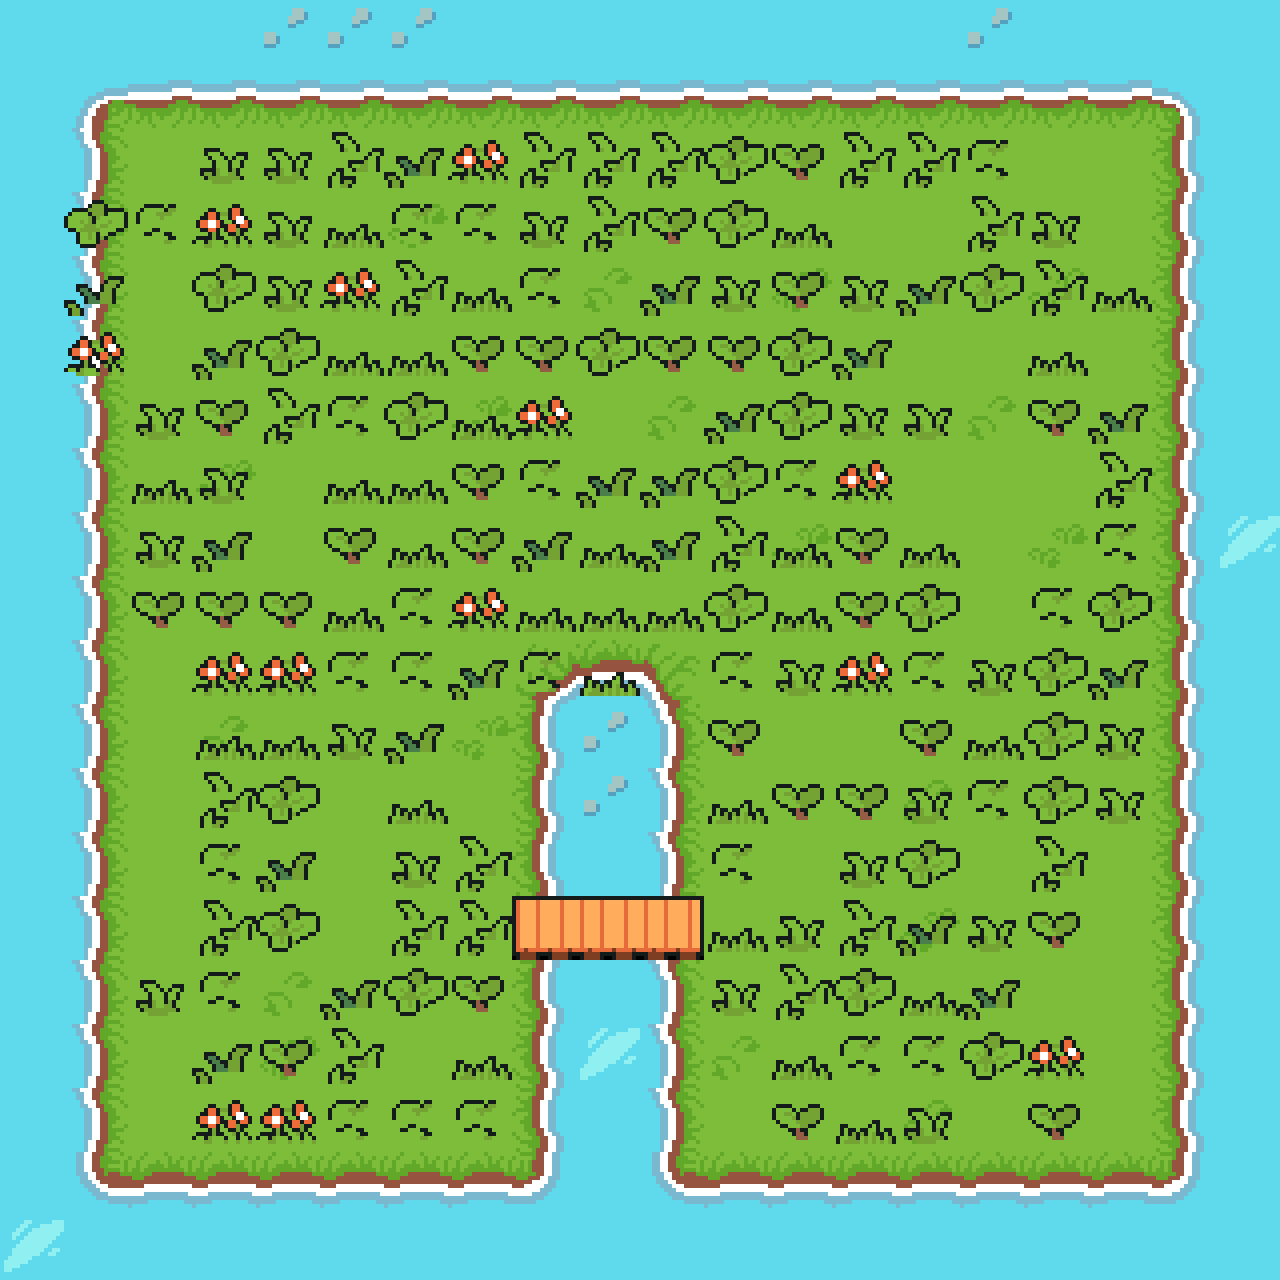

This game map was drawn from its Tiled (.tmx) file and the tilesets committed beside it. A one-line description and the full map source follow:
An orthogonal 20x20 tile map with 64x64 px tiles, 2 tile layers (Tile Layer 1, Tile Layer 2), 3 tilesets.

<map version="1.5" tiledversion="1.7.1" orientation="orthogonal" renderorder="right-down" width="20" height="20" tilewidth="64" tileheight="64" infinite="0" nextlayerid="3" nextobjectid="1">
 <tileset firstgid="1" source="floor.tsx" />
 <tileset firstgid="551" source="details.tsx" />
 <tileset firstgid="631" name="Objects" tilewidth="1" tileheight="1" tilecount="0" columns="0" />
 <layer id="1" name="Tile Layer 1" width="20" height="20">
  <data encoding="csv">
167,167,167,167,274,274,274,167,167,167,167,167,167,167,167,274,167,167,167,167,
167,171,189,189,189,189,189,189,189,189,189,189,189,189,189,189,189,189,172,167,
167,168,265,265,265,265,265,265,265,265,265,265,265,265,265,265,265,265,166,167,
167,168,265,265,265,265,268,265,265,265,265,265,265,265,265,265,265,265,166,167,
167,168,265,265,265,265,265,265,265,267,265,265,268,265,265,265,268,265,166,167,
167,168,265,265,265,265,265,265,265,265,265,265,265,265,265,265,265,265,166,167,
167,168,265,265,265,265,265,268,265,265,267,265,265,265,265,267,265,265,166,167,
167,168,265,268,265,265,265,265,265,265,265,265,265,265,265,265,265,265,166,167,
167,168,265,265,265,265,265,265,265,265,265,265,268,265,265,265,268,265,166,273,
167,168,265,265,265,265,265,265,265,265,265,265,265,265,265,265,265,265,166,167,
167,168,265,265,265,265,265,265,144,145,146,265,265,265,265,265,265,265,166,167,
167,168,265,267,265,265,265,268,166,274,168,265,265,265,265,265,265,265,166,167,
167,168,265,265,265,265,265,265,166,274,168,265,265,265,267,265,265,265,166,167,
167,168,265,265,265,265,265,265,166,167,168,265,265,265,265,265,265,265,166,167,
167,168,265,265,265,265,265,265,353,354,355,265,265,265,268,265,265,265,166,167,
167,168,265,265,267,265,265,265,166,167,168,265,265,265,265,265,265,265,166,167,
167,168,265,265,268,265,265,265,166,273,168,267,265,265,265,265,265,265,166,167,
167,168,265,265,265,265,265,265,166,275,168,265,265,265,267,265,265,265,166,167,
167,193,145,145,145,145,145,145,194,167,193,145,145,145,145,145,145,145,194,167,
273,167,167,167,167,167,167,167,167,167,167,167,167,167,167,167,167,167,167,167
</data>
 </layer>
 <layer id="2" name="Tile Layer 2" width="20" height="20">
  <data encoding="csv">
0,0,0,0,0,0,0,0,0,0,0,0,0,0,0,0,0,0,0,0,
0,0,0,0,0,0,0,0,0,0,0,0,0,0,0,0,0,0,0,0,
0,0,0,583,583,584,585,588,584,584,584,590,589,584,584,587,0,0,0,0,
0,590,587,588,583,586,587,587,583,584,589,590,586,0,0,584,583,0,0,0,
0,585,0,590,583,588,584,586,587,0,585,583,589,583,585,590,584,586,0,0,
0,588,0,585,590,586,586,589,589,590,589,589,590,585,0,0,586,0,0,0,
0,0,583,589,584,587,590,586,588,0,0,585,590,583,583,0,589,585,0,0,
0,0,586,583,0,586,586,589,587,585,585,590,587,588,0,0,0,584,0,0,
0,0,583,585,0,589,586,589,585,586,585,584,586,589,586,0,0,587,0,0,
0,0,589,589,589,586,587,588,586,586,586,590,586,589,590,0,587,590,0,0,
0,0,0,588,588,587,587,585,587,586,0,587,583,588,587,583,590,585,0,0,
0,0,0,586,586,583,585,0,0,0,0,589,0,0,589,586,590,583,0,0,
0,0,0,584,590,0,586,0,0,0,0,586,589,589,583,587,590,583,0,0,
0,0,0,587,585,0,583,584,0,0,0,587,0,583,590,0,584,0,0,0,
0,0,0,584,590,0,584,584,0,0,0,586,583,584,585,583,589,0,0,0,
0,0,583,587,0,585,590,589,0,0,0,583,584,590,586,585,0,0,0,0,
0,0,0,585,589,584,0,586,0,0,0,0,586,587,587,590,588,0,0,0,
0,0,0,588,588,587,587,587,0,0,0,0,589,586,583,0,589,0,0,0,
0,0,0,0,0,0,0,0,0,0,0,0,0,0,0,0,0,0,0,0,
0,0,0,0,0,0,0,0,0,0,0,0,0,0,0,0,0,0,0,0
</data>
 </layer>
</map>